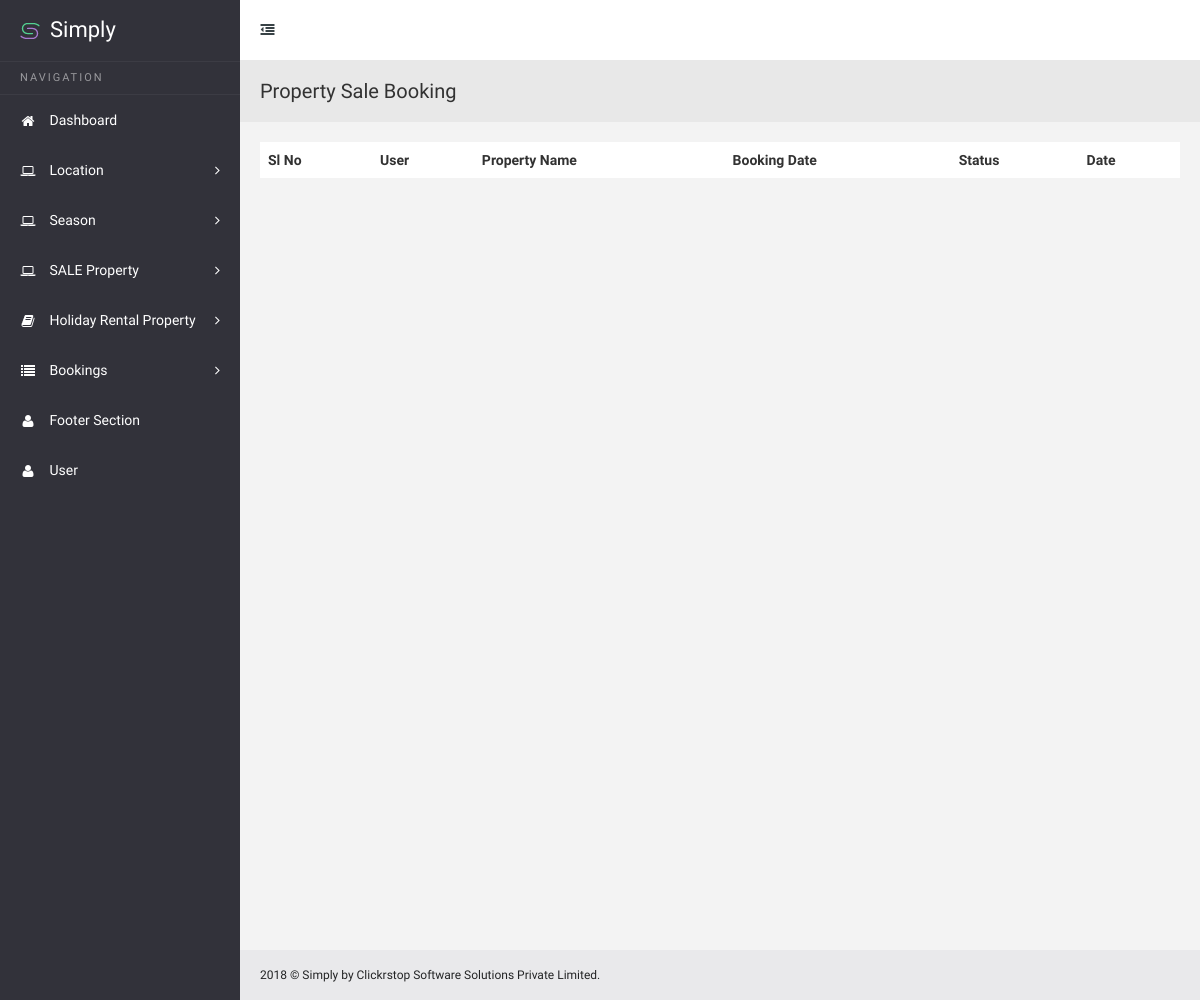
The app's page /Simply-Perigord/admin/index.php/property_sale_booking, older data.
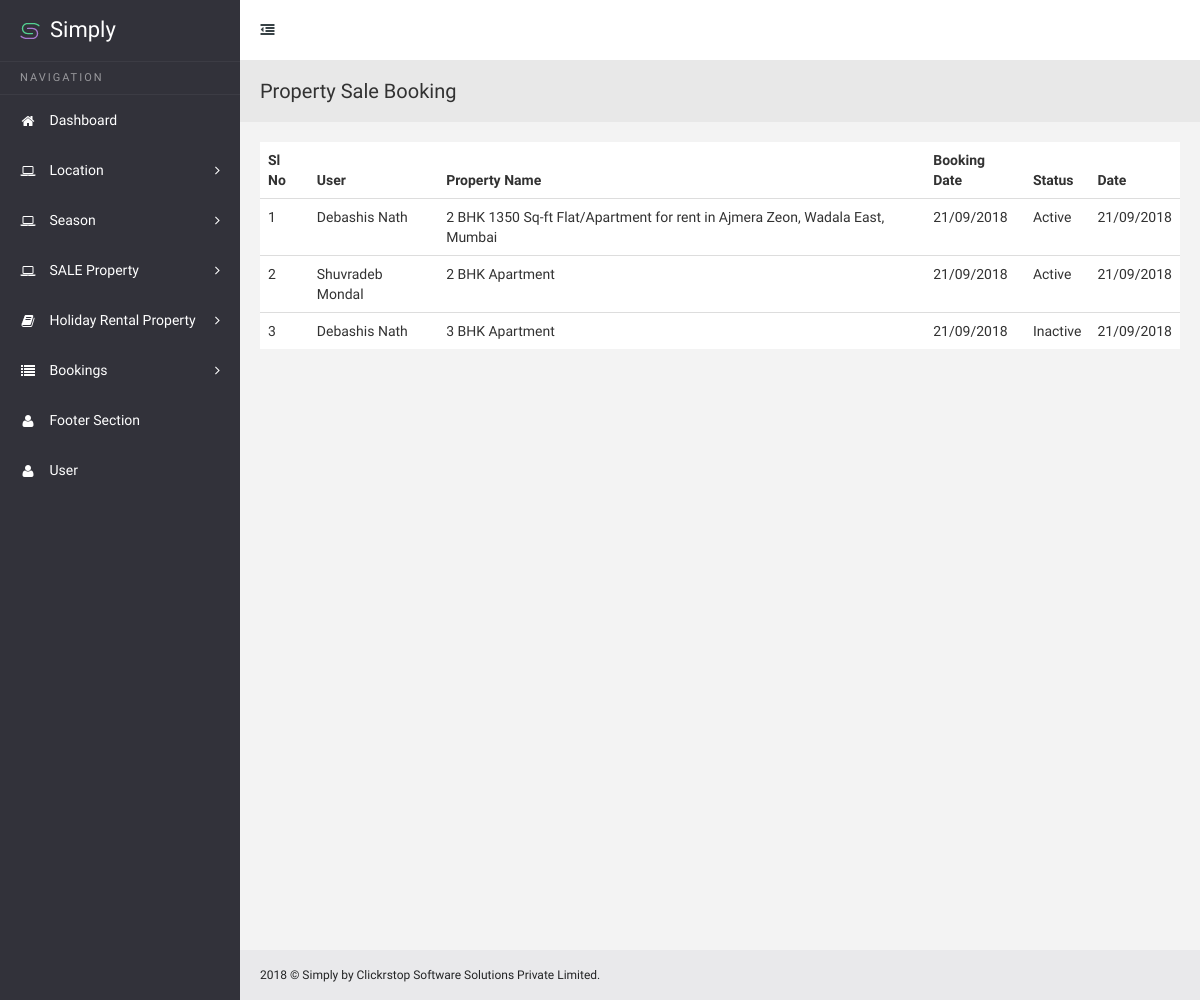
The same page, newer data.
### tables this page shows
CREATE TABLE IF NOT EXISTS `booking_holiday_rental` (
  `booking_holiday_rental_id` int(255) NOT NULL AUTO_INCREMENT,
  `holiday_rental_id` varchar(255) NOT NULL,
  `user_id` varchar(255) NOT NULL,
  `booking_date` varchar(255) NOT NULL,
  `status` varchar(255) NOT NULL,
  `date` varchar(255) NOT NULL,
  PRIMARY KEY (`booking_holiday_rental_id`)
);

CREATE TABLE IF NOT EXISTS `user` (
  `user_id` int(255) NOT NULL AUTO_INCREMENT,
  `user_type` enum('user','admin') NOT NULL,
  `name` varchar(255) NOT NULL,
  `email` varchar(255) NOT NULL,
  `password` varchar(255) NOT NULL,
  `registration_date` varchar(255) NOT NULL,
  `status` enum('0','1') NOT NULL,
  PRIMARY KEY (`user_id`)
);

CREATE TABLE IF NOT EXISTS `holiday_rental` (
  `holiday_rental_id` int(255) NOT NULL AUTO_INCREMENT,
  `property_type` varchar(255) NOT NULL,
  `name` varchar(255) NOT NULL,
  `location` varchar(255) NOT NULL,
  `size` varchar(255) NOT NULL,
  `season` varchar(255) NOT NULL,
  `price` varchar(255) NOT NULL,
  `max_guest` varchar(255) NOT NULL,
  `booking_start_date` varchar(255) NOT NULL,
  `booking_end_date` varchar(255) NOT NULL,
  `guest_number` varchar(255) NOT NULL,
  `bedrooms` varchar(255) NOT NULL,
  `bathrooms` varchar(255) NOT NULL,
  `washer` varchar(255) NOT NULL,
  `television` varchar(255) NOT NULL,
  `aircon` varchar(255) NOT NULL,
  `wifi` varchar(255) NOT NULL,
  `bbq` varchar(255) NOT NULL,
  `private_pool` varchar(255) NOT NULL,
  `private_parking` varchar(255) NOT NULL,
  `private_garden` varchar(255) NOT NULL,
  `pet_allowed` varchar(255) NOT NULL,
  `family_friendly` varchar(255) NOT NULL,
  `village_house` varchar(255) NOT NULL,
  `rural_setting` varchar(255) NOT NULL,
  `romantic_for_two` varchar(255) NOT NULL,
  `cosy_cottage` varchar(255) NOT NULL,
  `booked_date` varchar(255) NOT NULL,
  `status` varchar(255) NOT NULL,
  `location_country` varchar(255) NOT NULL,
  `tags` longtext NOT NULL,
  PRIMARY KEY (`holiday_rental_id`)
);

### Simply-Perigord/admin/application/controllers/Property_sale_booking.php (called while the page is built, shortened)
<?php
class Property_sale_booking extends CI_Controller {
	public function index()
	{
		$this->load->model('property_sale_booking_m');
		$data['fetch_bookings'] = $this->property_sale_booking_m->all_bookings();
		$this->load->view('property_sale_booking',$data);
	}
}

### Simply-Perigord/admin/index.php (called while the page is built, shortened)
<?php
require_once BASEPATH.'core/CodeIgniter.php';

### Simply-Perigord/admin/application/models/Property_sale_booking_m.php (called while the page is built, shortened)
<?php
class Property_sale_booking_m extends CI_Model {
	public function all_bookings(){
		$this->db->Select('*');
		$this->db->from('booking_holiday_rental');
		$query = $this->db->get();
		return $query->result();
	}
	public function user_info($user_id){
		$this->db->Select('*');
		$this->db->from('user');
		$this->db->where('user_id',$user_id);
		$query = $this->db->get();
		return $query->row();
	}
	public function sale_property_info($property_sale_id){
		$this->db->Select('*');
		$this->db->from('holiday_rental');
		$this->db->where('holiday_rental_id',$property_sale_id);
		$query = $this->db->get();
		return $query->row();
	}
}

### Simply-Perigord/admin/application/views/property_sale_booking.php (the view, shortened to what this page needs)
<!DOCTYPE html>
<html lang="en">
<head>
    <link href="css/jquery.dataTables.css" rel="stylesheet">
    <link href="css/dataTables.tableTools.css" rel="stylesheet">
    <link href="css/dataTables.colVis.min.css" rel="stylesheet">
    <link href="css/dataTables.responsive.css" rel="stylesheet">
    <link href="css/dataTables.scroller.css" rel="stylesheet">
</head>
<body class="sticky-header">
    <section>
        <div class="body-content" style="min-height: 1000px;">
            <div class="page-head">
                <h3 class="m-b-less">
                    Property Sale Booking
                </h3>
            </div>
            <div class="wrapper">
                <div class="row">
                    <div class="col-sm-12">
                        <section class="panel">
                            <div class="table-responsive">
                                <table class="table colvis-data-table data-table">
                                    <thead>
                                    <tr>
                                        <th>Sl No</th>
                                        <th>User</th>
                                        <th>Property Name</th>
                                        <th>Booking Date</th>
                                        <th>Status</th>
                                        <th>Date</th>
                                    </tr>
                                    </thead>
                                    <tbody>
                                    <?php
                                        $i = 1;
                                        foreach($fetch_bookings AS $fetch_each_property){
                                    ?>
                                    <tr>
                                        <td><?php echo $i;?></td>
                                        <td>
                                            <?php
                                             $user_id = $fetch_each_property->user_id;
                                             $get_user_info = $this->property_sale_booking_m->user_info($user_id);
                                             echo ucfirst($get_user_info->name);
                                            ?>
                                        </td>
                                        <td>
                                            <?php
                                             $property_sale_id = $fetch_each_property->holiday_rental_id;
                                             $get_property_sale_info = $this->property_sale_booking_m->sale_property_info($property_sale_id);
                                             echo $get_property_sale_info->name;
                                            ?>
                                        </td>
                                        <td><?php echo date('d/m/Y',$fetch_each_property->booking_date);?></td>
                                        <td><?php
                                            if($fetch_each_property->status == '1'){
                                                echo "Active";
                                            }else{
                                                echo "Inactive";
                                            }
                                        ?></td>
                                        <td><?php echo date('d/m/Y',$fetch_each_property->date);?></td>
                                    </tr>
                                    <?php
                                        $i++;
                                        }
                                    ?>
                                    </tbody>
                                </table>
                            </div>
                        </section>
                    </div>
                </div>
            </div>
        </div>
    </section>
</body>
</html>

Row changes from the older to the newer data that the page shows:
added booking_holiday_rental: user.name "Debashis Nath", holiday_rental.name "2 BHK 1350 Sq-ft Flat/Apartment for rent in Ajmera Zeon, Wadala East, Mumbai", booking_date "21/09/2018", status "Active", date "21/09/2018"
added booking_holiday_rental: user.name "Shuvradeb Mondal", holiday_rental.name "2 BHK Apartment", booking_date "21/09/2018", status "Active", date "21/09/2018"
added booking_holiday_rental: user.name "Debashis Nath", holiday_rental.name "3 BHK Apartment", booking_date "21/09/2018", status "Inactive", date "21/09/2018"
